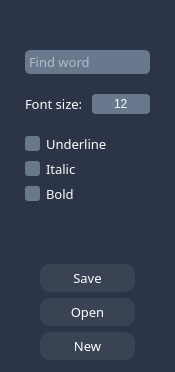
        <widget class="QFrame" name="tools_bar">
         <property name="minimumSize">
          <size>
           <width>175</width>
           <height>0</height>
          </size>
         </property>
         <property name="maximumSize">
          <size>
           <width>25</width>
           <height>16777215</height>
          </size>
         </property>
         <property name="styleSheet">
          <string notr="true">QFrame {
background-color: rgb(44, 52, 71);
border: none;
}
</string>
         </property>
         <property name="frameShape">
          <enum>QFrame::NoFrame</enum>
         </property>
         <property name="frameShadow">
          <enum>QFrame::Raised</enum>
         </property>
         <layout class="QVBoxLayout" name="verticalLayout_8">
          <property name="spacing">
           <number>0</number>
          </property>
          <property name="leftMargin">
           <number>0</number>
          </property>
          <property name="topMargin">
           <number>0</number>
          </property>
          <property name="rightMargin">
           <number>0</number>
          </property>
          <property name="bottomMargin">
           <number>0</number>
          </property>
          <item alignment="Qt::AlignLeft">
           <widget class="QFrame" name="co_button_frame">
            <property name="minimumSize">
             <size>
              <width>0</width>
              <height>25</height>
             </size>
            </property>
            <property name="maximumSize">
             <size>
              <width>16777215</width>
              <height>25</height>
             </size>
            </property>
            <property name="styleSheet">
             <string notr="true">QPushButton {
border: none;
border-radius: 2px;
background-color: rgb(44, 52, 71);
color: rgb(255, 255, 255);
font: 75 10pt &quot;Century Gothic&quot;;
text-align:left;
}
QPushButton:hover {
background: rgba(86, 94, 110, 100);
} 
QPushButton:pressed{
background: rgb(86, 94, 110, 150);
}
</string>
            </property>
            <property name="frameShape">
             <enum>QFrame::NoFrame</enum>
            </property>
            <property name="frameShadow">
             <enum>QFrame::Raised</enum>
            </property>
            <layout class="QHBoxLayout" name="horizontalLayout_8">
             <property name="spacing">
              <number>0</number>
             </property>
             <property name="leftMargin">
              <number>5</number>
             </property>
             <property name="topMargin">
              <number>5</number>
             </property>
             <property name="rightMargin">
              <number>5</number>
             </property>
             <property name="bottomMargin">
              <number>5</number>
             </property>
             <item>
              <widget class="QPushButton" name="close_open_tools_bar_but">
               <property name="sizePolicy">
                <sizepolicy hsizetype="Fixed" vsizetype="Fixed">
                 <horstretch>0</horstretch>
                 <verstretch>0</verstretch>
                </sizepolicy>
               </property>
               <property name="minimumSize">
                <size>
                 <width>15</width>
                 <height>15</height>
                </size>
               </property>
               <property name="maximumSize">
                <size>
                 <width>15</width>
                 <height>15</height>
                </size>
               </property>
               <property name="styleSheet">
                <string notr="true"/>
               </property>
               <property name="text">
                <string/>
               </property>
               <property name="icon">
                <iconset resource="source.qrc">
                 <normaloff>:/icons/images/arrow_close.png</normaloff>:/icons/images/arrow_close.png</iconset>
               </property>
               <property name="iconSize">
                <size>
                 <width>15</width>
                 <height>15</height>
                </size>
               </property>
              </widget>
             </item>
            </layout>
           </widget>
          </item>
          <item>
           <widget class="QFrame" name="tools_frame">
            <property name="minimumSize">
             <size>
              <width>175</width>
              <height>0</height>
             </size>
            </property>
            <property name="maximumSize">
             <size>
              <width>175</width>
              <height>16777215</height>
             </size>
            </property>
            <property name="font">
             <font>
              <family>Century Gothic</family>
              <pointsize>10</pointsize>
             </font>
            </property>
            <property name="styleSheet">
             <string notr="true">QCheckBox {
color: white;
}
QCheckBox:indicator{
background-color: rgb(176, 196, 222, 120);
border-radius: 3px;
width: 15px;
height: 15px;
}
QCheckBox:indicator:hover {
background-color: rgb(176, 196, 222, 200);
}
QCheckBox:indicator:checked {
border-image: url(:/icons/images/checked.png);
}

QSlider::groove:horizontal {
height: 3px; 
background-color: rgb(176, 196, 222, 180);
border-radius: 1px;
}
QSlider::handle:horizontal {
background-color: rgb(176, 196, 222);
width:10px;
margin-top: -3px;
margin-bottom: -3px;
border-radius: 4px;
}

QLabel{
color:white;
}

QLineEdit{
color: white;
padding:2px;
border: none;
border-radius: 5px;
background-color: rgb(176, 196, 222, 120);
}

</string>
            </property>
            <property name="frameShape">
             <enum>QFrame::NoFrame</enum>
            </property>
            <property name="frameShadow">
             <enum>QFrame::Raised</enum>
            </property>
            <layout class="QVBoxLayout" name="verticalLayout_7">
             <property name="spacing">
              <number>20</number>
             </property>
             <property name="leftMargin">
              <number>25</number>
             </property>
             <property name="topMargin">
              <number>25</number>
             </property>
             <property name="rightMargin">
              <number>25</number>
             </property>
             <item>
              <widget class="QLineEdit" name="findword_line">
               <property name="minimumSize">
                <size>
                 <width>125</width>
                 <height>24</height>
                </size>
               </property>
               <property name="maximumSize">
                <size>
                 <width>125</width>
                 <height>24</height>
                </size>
               </property>
               <property name="font">
                <font>
                 <family>Trebuchet MS</family>
                 <pointsize>10</pointsize>
                </font>
               </property>
               <property name="placeholderText">
                <string>Find word</string>
               </property>
              </widget>
             </item>
             <item>
              <widget class="QFrame" name="font_size_frame">
               <property name="styleSheet">
                <string notr="true">QSpinBox{
color: white;
padding:2px;
border: none;
border-radius: 4px;
background-color: rgb(176, 196, 222, 120);
}</string>
               </property>
               <property name="frameShape">
                <enum>QFrame::NoFrame</enum>
               </property>
               <property name="frameShadow">
                <enum>QFrame::Raised</enum>
               </property>
               <layout class="QHBoxLayout" name="horizontalLayout_9">
                <property name="leftMargin">
                 <number>0</number>
                </property>
                <property name="topMargin">
                 <number>0</number>
                </property>
                <property name="rightMargin">
                 <number>0</number>
                </property>
                <property name="bottomMargin">
                 <number>0</number>
                </property>
                <item>
                 <widget class="QLabel" name="font_size_label">
                  <property name="sizePolicy">
                   <sizepolicy hsizetype="Preferred" vsizetype="Minimum">
                    <horstretch>0</horstretch>
                    <verstretch>0</verstretch>
                   </sizepolicy>
                  </property>
                  <property name="minimumSize">
                   <size>
                    <width>61</width>
                    <height>10</height>
                   </size>
                  </property>
                  <property name="maximumSize">
                   <size>
                    <width>61</width>
                    <height>10</height>
                   </size>
                  </property>
                  <property name="font">
                   <font>
                    <family>Century Gothic</family>
                    <pointsize>10</pointsize>
                   </font>
                  </property>
                  <property name="text">
                   <string>Font size:</string>
                  </property>
                 </widget>
                </item>
                <item>
                 <widget class="QSpinBox" name="font_spin_box">
                  <property name="alignment">
                   <set>Qt::AlignCenter</set>
                  </property>
                  <property name="buttonSymbols">
                   <enum>QAbstractSpinBox::NoButtons</enum>
                  </property>
                  <property name="specialValueText">
                   <string/>
                  </property>
                  <property name="minimum">
                   <number>10</number>
                  </property>
                  <property name="maximum">
                   <number>72</number>
                  </property>
                  <property name="value">
                   <number>12</number>
                  </property>
                 </widget>
                </item>
               </layout>
              </widget>
             </item>
             <item>
              <widget class="QFrame" name="font_style_frame">
               <property name="frameShape">
                <enum>QFrame::NoFrame</enum>
               </property>
               <property name="frameShadow">
                <enum>QFrame::Raised</enum>
               </property>
               <layout class="QVBoxLayout" name="verticalLayout_9">
                <property name="spacing">
                 <number>6</number>
                </property>
                <property name="leftMargin">
                 <number>0</number>
                </property>
                <property name="topMargin">
                 <number>0</number>
                </property>
                <property name="rightMargin">
                 <number>0</number>
                </property>
                <property name="bottomMargin">
                 <number>0</number>
                </property>
                <item>
                 <widget class="QCheckBox" name="underline_check_box">
                  <property name="font">
                   <font>
                    <family>Century Gothic</family>
                    <pointsize>10</pointsize>
                   </font>
                  </property>
                  <property name="text">
                   <string>Underline</string>
                  </property>
                 </widget>
                </item>
                <item>
                 <widget class="QCheckBox" name="italic_check_box">
                  <property name="font">
                   <font>
                    <family>Century Gothic</family>
                    <pointsize>10</pointsize>
                   </font>
                  </property>
                  <property name="text">
                   <string>Italic</string>
                  </property>
                 </widget>
                </item>
                <item>
                 <widget class="QCheckBox" name="bold_check_box">
                  <property name="font">
                   <font>
                    <family>Century Gothic</family>
                    <pointsize>10</pointsize>
                   </font>
                  </property>
                  <property name="text">
                   <string>Bold</string>
                  </property>
                 </widget>
                </item>
               </layout>
              </widget>
             </item>
            </layout>
           </widget>
          </item>
          <item>
           <spacer name="verticalSpacer">
            <property name="orientation">
             <enum>Qt::Vertical</enum>
            </property>
            <property name="sizeHint" stdset="0">
             <size>
              <width>20</width>
              <height>40</height>
             </size>
            </property>
           </spacer>
          </item>
          <item>
           <widget class="QFrame" name="file_frame">
            <property name="minimumSize">
             <size>
              <width>175</width>
              <height>0</height>
             </size>
            </property>
            <property name="maximumSize">
             <size>
              <width>175</width>
              <height>16777215</height>
             </size>
            </property>
            <property name="styleSheet">
             <string notr="true">QPushButton{
border: none;
border-radius:10px;
padding:5px;
color:white;
background-color:rgba(64, 73, 89, 180);
}
QPushButton:hover{
background-color: rgb(86, 94, 110, 100);
}
QPushButton:hover:pressed{
background: rgb(86, 94, 110, 150);
}</string>
            </property>
            <property name="frameShape">
             <enum>QFrame::NoFrame</enum>
            </property>
            <property name="frameShadow">
             <enum>QFrame::Raised</enum>
            </property>
            <layout class="QVBoxLayout" name="verticalLayout_10">
             <property name="leftMargin">
              <number>40</number>
             </property>
             <property name="topMargin">
              <number>12</number>
             </property>
             <property name="rightMargin">
              <number>40</number>
             </property>
             <property name="bottomMargin">
              <number>12</number>
             </property>
             <item>
              <widget class="QPushButton" name="save_button">
               <property name="minimumSize">
                <size>
                 <width>0</width>
                 <height>0</height>
                </size>
               </property>
               <property name="maximumSize">
                <size>
                 <width>16777215</width>
                 <height>16777215</height>
                </size>
               </property>
               <property name="font">
                <font>
                 <family>Century Gothic</family>
                 <pointsize>10</pointsize>
                </font>
               </property>
               <property name="text">
                <string>Save</string>
               </property>
              </widget>
             </item>
             <item>
              <widget class="QPushButton" name="open_button">
               <property name="maximumSize">
                <size>
                 <width>16777215</width>
                 <height>16777215</height>
                </size>
               </property>
               <property name="font">
                <font>
                 <family>Century Gothic</family>
                 <pointsize>10</pointsize>
                </font>
               </property>
               <property name="text">
                <string>Open</string>
               </property>
              </widget>
             </item>
             <item>
              <widget class="QPushButton" name="new_button">
               <property name="maximumSize">
                <size>
                 <width>16777215</width>
                 <height>16777215</height>
                </size>
               </property>
               <property name="font">
                <font>
                 <family>Century Gothic</family>
                 <pointsize>10</pointsize>
                </font>
               </property>
               <property name="text">
                <string>New</string>
               </property>
              </widget>
             </item>
            </layout>
           </widget>
          </item>
         </layout>
        </widget>
